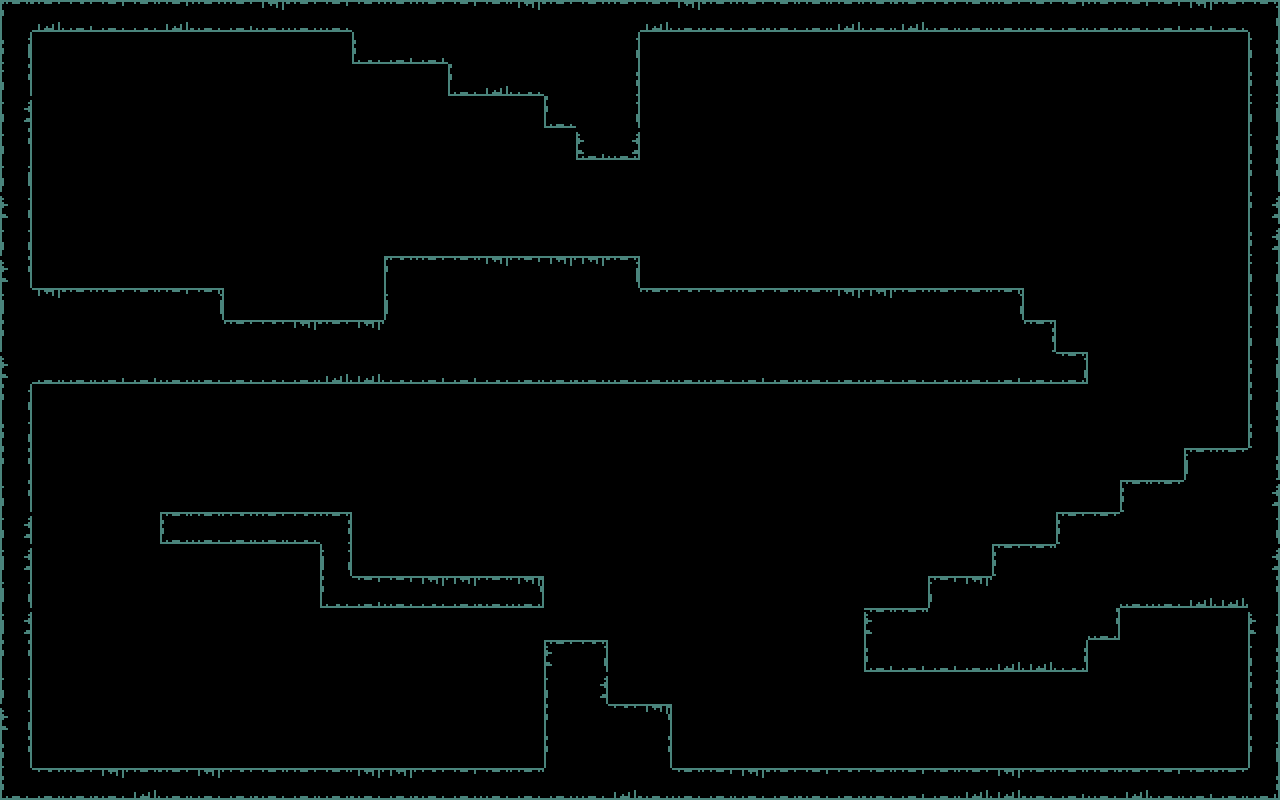

Tiled map render using the project's own tile images. Description and the map definition, with tile-layer contents summarised, below:
An orthogonal 40x25 tile map with 32x32 px tiles, 4 tile layers (level1_layer_moss_up, level1_layer_moss_left, level1_layer_moss_right, level1_layer_moss_down), 2 hidden layers not drawn, 2 tilesets.

<map version="1.10" tiledversion="1.12.2" orientation="orthogonal" renderorder="left-up" width="40" height="25" tilewidth="32" tileheight="32" infinite="0" nextlayerid="7" nextobjectid="1">
 <editorsettings>
  <export target="level1.json" format="json" />
 </editorsettings>
 <tileset firstgid="1" name="tileset_walls" tilewidth="32" tileheight="32" tilecount="12" columns="4">
  <image source="../tilesets/tileset_walls.png" trans="ff00ff" width="128" height="96" />
 </tileset>
 <tileset firstgid="13" name="tileset_moss" tilewidth="32" tileheight="32" tilecount="32" columns="8">
  <image source="../tilesets/tileset_moss.png" trans="ff00ff" width="256" height="128" />
 </tileset>
 <layer id="1" name="level1_layer_walls" width="40" height="25" visible="0">
  <data>[1000 cells, 316 non-empty, 11 distinct tile ids]</data>
 </layer>
 <layer id="3" name="level1_layer_moss_up" width="40" height="25">
  <data>[1000 cells, 135 non-empty, 8 distinct tile ids]</data>
 </layer>
 <layer id="4" name="level1_layer_moss_left" width="40" height="25">
  <data>[1000 cells, 63 non-empty, 8 distinct tile ids]</data>
 </layer>
 <layer id="5" name="level1_layer_moss_right" width="40" height="25">
  <data>[1000 cells, 63 non-empty, 8 distinct tile ids]</data>
 </layer>
 <layer id="6" name="level1_layer_moss_down" width="40" height="25">
  <data>[1000 cells, 135 non-empty, 8 distinct tile ids]</data>
 </layer>
 <imagelayer id="2" name="level1_reference" visible="0" opacity="0.4">
  <image source="references/level_1.jpg" width="1286" height="808" />
 </imagelayer>
</map>
